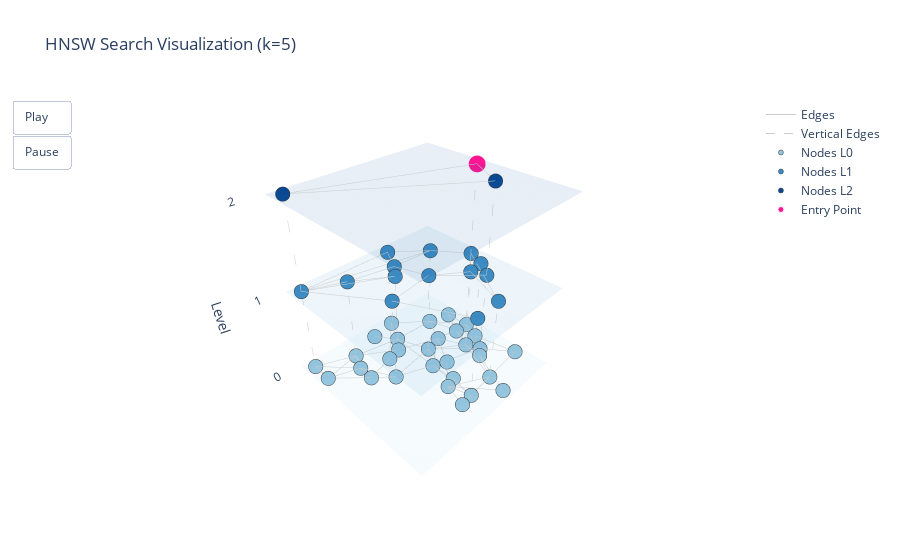

Notebook cell for this chart:
### Code cell
index.visualize_search(train_data, k=5)

### Figure 1 — Plotly figure (JSON) as saved in the notebook; plotly's stock layout.template omitted (floating-point values rounded to 4 significant figures; data arrays with more than 128 entries replaced by an {"elided": "..."} marker saying what was removed)
{"data": [{"hoverinfo": "none", "line": {"color": "#cccccc", "width": 1}, "mode": "lines", "name": "Edges", "type": "scatter3d", "x": {"elided": "258 float values"}, "y": {"elided": "258 float values"}, "z": {"elided": "258 int values"}}, {"hoverinfo": "none", "line": {"color": "#cccccc", "dash": "dash", "width": 1}, "mode": "lines", "name": "Vertical Edges ", "type": "scatter3d", "x": [-0.4245, -0.4245, null, -0.07002, -0.07002, null, 0.5801, 0.5801, null, -0.2222, -0.2222, null, 0.4796, 0.4796, null, -0.7081, -0.7081, null, 0.06371, 0.06371, null, 0.1804, 0.1804, null, 0.994, 0.994, null, -0.4356, -0.4356, null, 0.1116, 0.1116, null, -0.6205, -0.6205, null, -0.0811, -0.0811, null, -0.4903, -0.4903, null, -0.7081, -0.7081, null, 0.994, 0.994, null, -0.4903, -0.4903, null], "y": [0.1744, 0.1744, null, -0.08008, -0.08008, null, -0.573, -0.573, null, 0.6845, 0.6845, null, -0.0184, -0.0184, null, -0.0624, -0.0624, null, -0.4525, -0.4525, null, -0.3093, -0.3093, null, -0.7508, -0.7508, null, -0.4173, -0.4173, null, 0.7108, 0.7108, null, 0.1466, 0.1466, null, -0.7232, -0.7232, null, 0.3302, 0.3302, null, -0.0624, -0.0624, null, -0.7508, -0.7508, null, 0.3302, 0.3302, null], "z": [0, 1, null, 0, 1, null, 0, 1, null, 0, 1, null, 0, 1, null, 0, 1, null, 0, 1, null, 0, 1, null, 0, 1, null, 0, 1, null, 0, 1, null, 0, 1, null, 0, 1, null, 0, 1, null, 1, 2, null, 1, 2, null, 1, 2, null]}, {"colorscale": [[0, "rgb(147, 196, 222)"], [1, "rgb(147, 196, 222)"]], "hoverinfo": "none", "name": "Plane L0", "opacity": 0.1, "showscale": false, "type": "surface", "x": [[-0.8305, 1.1], [-0.8305, 1.1]], "y": [[-0.8508, -0.8508], [0.9987, 0.9987]], "z": [[0, 0], [0, 0]]}, {"hoverinfo": "text", "marker": {"color": "rgb(147, 196, 222)", "line": {"color": "#333", "width": 0.5}, "size": 5}, "mode": "markers", "name": "Nodes L0", "text": ["ID: 0<br>Layer: 0", "ID: 1<br>Layer: 0", "ID: 2<br>Layer: 0", "ID: 3<br>Layer: 0", "ID: 4<br>Layer: 0", "ID: 5<br>Layer: 0", "ID: 6<br>Layer: 0", "ID: 7<br>Layer: 0", "ID: 8<br>Layer: 0", "ID: 9<br>Layer: 0", "ID: 10<br>Layer: 0", "ID: 11<br>Layer: 0", "ID: 12<br>Layer: 0", "ID: 13<br>Layer: 0", "ID: 14<br>Layer: 0", "ID: 15<br>Layer: 0", "ID: 16<br>Layer: 0", "ID: 17<br>Layer: 0", "ID: 18<br>Layer: 0", "ID: 19<br>Layer: 0", "ID: 20<br>Layer: 0", "ID: 21<br>Layer: 0", "ID: 22<br>Layer: 0", "ID: 23<br>Layer: 0", "ID: 24<br>Layer: 0", "ID: 25<br>Layer: 0", "ID: 26<br>Layer: 0", "ID: 27<br>Layer: 0", "ID: 28<br>Layer: 0", "ID: 29<br>Layer: 0"], "type": "scatter3d", "x": [-0.4245, -0.07002, -0.278, -0.5313, 0.08301, 0.5801, -0.3993, -0.2222, 0.6727, -0.06742, 0.4796, 0.6641, 0.1899, -0.7081, 0.2658, 1, 0.3449, 0.06371, 0.2227, 0.1804, 0.994, -0.4356, -0.6929, -0.1693, 0.1116, 0.0687, -0.6205, -0.0811, -0.4903, -0.7305], "y": [0.1744, -0.08008, -0.1247, -0.06685, 0.1419, -0.573, 0.3993, 0.6845, -0.193, 0.2109, -0.0184, -0.3844, 0.4645, -0.0624, 0.7278, -0.5091, -0.2717, -0.4525, -0.6755, -0.3093, -0.7508, -0.4173, -0.3446, 0.8987, 0.7108, 0.4252, 0.1466, -0.7232, 0.3302, 0.6418], "z": [0, 0, 0, 0, 0, 0, 0, 0, 0, 0, 0, 0, 0, 0, 0, 0, 0, 0, 0, 0, 0, 0, 0, 0, 0, 0, 0, 0, 0, 0]}, {"colorscale": [[0, "rgb(59, 139, 194)"], [1, "rgb(59, 139, 194)"]], "hoverinfo": "none", "name": "Plane L1", "opacity": 0.1, "showscale": false, "type": "surface", "x": [[-0.8305, 1.1], [-0.8305, 1.1]], "y": [[-0.8508, -0.8508], [0.9987, 0.9987]], "z": [[1, 1], [1, 1]]}, {"hoverinfo": "text", "marker": {"color": "rgb(59, 139, 194)", "line": {"color": "#333", "width": 0.5}, "size": 5}, "mode": "markers", "name": "Nodes L1", "text": ["ID: 0<br>Layer: 1", "ID: 1<br>Layer: 1", "ID: 5<br>Layer: 1", "ID: 7<br>Layer: 1", "ID: 10<br>Layer: 1", "ID: 13<br>Layer: 1", "ID: 17<br>Layer: 1", "ID: 19<br>Layer: 1", "ID: 20<br>Layer: 1", "ID: 21<br>Layer: 1", "ID: 24<br>Layer: 1", "ID: 26<br>Layer: 1", "ID: 27<br>Layer: 1", "ID: 28<br>Layer: 1"], "type": "scatter3d", "x": [-0.4245, -0.07002, 0.5801, -0.2222, 0.4796, -0.7081, 0.06371, 0.1804, 0.994, -0.4356, 0.1116, -0.6205, -0.0811, -0.4903], "y": [0.1744, -0.08008, -0.573, 0.6845, -0.0184, -0.0624, -0.4525, -0.3093, -0.7508, -0.4173, 0.7108, 0.1466, -0.7232, 0.3302], "z": [1, 1, 1, 1, 1, 1, 1, 1, 1, 1, 1, 1, 1, 1]}, {"colorscale": [[0, "rgb(8, 73, 145)"], [1, "rgb(8, 73, 145)"]], "hoverinfo": "none", "name": "Plane L2", "opacity": 0.1, "showscale": false, "type": "surface", "x": [[-0.8305, 1.1], [-0.8305, 1.1]], "y": [[-0.8508, -0.8508], [0.9987, 0.9987]], "z": [[2, 2], [2, 2]]}, {"hoverinfo": "text", "marker": {"color": "rgb(8, 73, 145)", "line": {"color": "#333", "width": 0.5}, "size": 5}, "mode": "markers", "name": "Nodes L2", "text": ["ID: 13<br>Layer: 2", "ID: 20<br>Layer: 2", "ID: 28<br>Layer: 2"], "type": "scatter3d", "x": [-0.7081, 0.994, -0.4903], "y": [-0.0624, -0.7508, 0.3302], "z": [2, 2, 2]}, {"hoverinfo": "text", "marker": {"color": "deeppink", "line": {"color": "white", "width": 1}, "size": 6, "symbol": "circle"}, "mode": "markers", "name": "Entry Point", "text": ["Entry Point ID: 13<br>Layer: 2"], "type": "scatter3d", "x": [-0.7081], "y": [-0.0624], "z": [2]}, {"hoverinfo": "none", "line": {"color": "#FF8C00", "width": 6}, "mode": "lines", "name": "Search Path", "opacity": 0.8, "type": "scatter3d", "x": [], "y": [], "z": []}, {"line": {"color": "green", "width": 4}, "mode": "lines", "name": "Select Edge", "type": "scatter3d", "x": [], "y": [], "z": []}, {"line": {"color": "green", "dash": "dash", "width": 4}, "mode": "lines", "name": "Select V-Edge", "type": "scatter3d", "x": [], "y": [], "z": []}, {"line": {"color": "red", "width": 3}, "mode": "lines", "name": "Reject Edge", "type": "scatter3d", "x": [], "y": [], "z": []}, {"line": {"color": "yellow", "width": 3}, "mode": "lines", "name": "Consider Edge", "type": "scatter3d", "x": [], "y": [], "z": []}, {"hoverinfo": "text", "marker": {"color": "green", "line": {"color": "black", "width": 0.5}, "size": 6, "symbol": "circle"}, "mode": "markers", "name": "Select Node", "text": [], "type": "scatter3d", "x": [], "y": [], "z": []}, {"hoverinfo": "text", "marker": {"color": "red", "line": {"color": "black", "width": 0.5}, "size": 6, "symbol": "circle"}, "mode": "markers", "name": "Reject Node", "text": [], "type": "scatter3d", "x": [], "y": [], "z": []}, {"hoverinfo": "text", "marker": {"color": "yellow", "line": {"color": "black", "width": 0.5}, "size": 6, "symbol": "circle"}, "mode": "markers", "name": "Consider Node", "text": [], "type": "scatter3d", "x": [], "y": [], "z": []}, {"hoverinfo": "text", "marker": {"color": "green", "line": {"color": "black", "width": 1}, "size": 8, "symbol": "circle"}, "mode": "markers", "name": "Current Focus", "text": [], "type": "scatter3d", "x": [], "y": [], "z": []}], "layout": {"scene": {"xaxis": {"showbackground": false, "showgrid": false, "title": {"text": "X"}, "visible": false, "zeroline": false}, "yaxis": {"showbackground": false, "showgrid": false, "title": {"text": "Y"}, "visible": false, "zeroline": false}, "zaxis": {"nticks": 4, "showbackground": false, "showgrid": false, "title": {"text": "Level"}, "zeroline": false}}, "title": {"text": "HNSW Search Visualization (k=5)"}, "updatemenus": [{"buttons": [{"args": [null, {"frame": {"duration": 500, "redraw": true}, "fromcurrent": true, "transition": {"duration": 300, "easing": "quadratic-in-out"}}], "label": "Play", "method": "animate"}, {"args": [[null], {"frame": {"duration": 0, "redraw": false}, "mode": "immediate", "transition": {"duration": 0}}], "label": "Pause", "method": "animate"}], "showactive": false, "type": "buttons"}]}}
